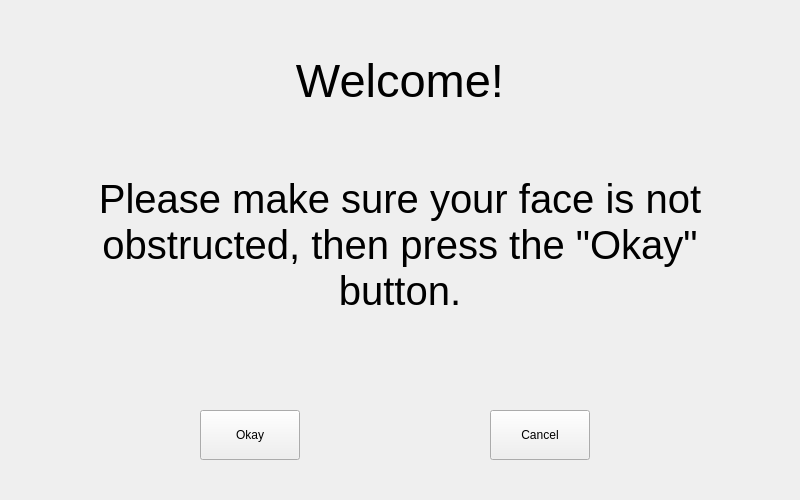
<?xml version="1.0" encoding="UTF-8"?>
<ui version="4.0">
 <class>Form</class>
 <widget class="QWidget" name="Form">
  <property name="geometry">
   <rect>
    <x>0</x>
    <y>0</y>
    <width>800</width>
    <height>500</height>
   </rect>
  </property>
  <property name="minimumSize">
   <size>
    <width>0</width>
    <height>0</height>
   </size>
  </property>
  <property name="windowTitle">
   <string>Welcome</string>
  </property>
  <widget class="QPushButton" name="OkayButton_Welcome">
   <property name="geometry">
    <rect>
     <x>200</x>
     <y>410</y>
     <width>100</width>
     <height>50</height>
    </rect>
   </property>
   <property name="text">
    <string>Okay</string>
   </property>
  </widget>
  <widget class="QPushButton" name="CancelButton_Welcome">
   <property name="geometry">
    <rect>
     <x>490</x>
     <y>410</y>
     <width>100</width>
     <height>50</height>
    </rect>
   </property>
   <property name="text">
    <string>Cancel</string>
   </property>
  </widget>
  <widget class="QLabel" name="label">
   <property name="geometry">
    <rect>
     <x>0</x>
     <y>30</y>
     <width>800</width>
     <height>100</height>
    </rect>
   </property>
   <property name="sizePolicy">
    <sizepolicy hsizetype="MinimumExpanding" vsizetype="Preferred">
     <horstretch>0</horstretch>
     <verstretch>0</verstretch>
    </sizepolicy>
   </property>
   <property name="font">
    <font>
     <pointsize>35</pointsize>
    </font>
   </property>
   <property name="text">
    <string>Welcome!</string>
   </property>
   <property name="alignment">
    <set>Qt::AlignCenter</set>
   </property>
  </widget>
  <widget class="QLabel" name="label_2">
   <property name="geometry">
    <rect>
     <x>50</x>
     <y>120</y>
     <width>700</width>
     <height>250</height>
    </rect>
   </property>
   <property name="sizePolicy">
    <sizepolicy hsizetype="MinimumExpanding" vsizetype="Preferred">
     <horstretch>0</horstretch>
     <verstretch>0</verstretch>
    </sizepolicy>
   </property>
   <property name="font">
    <font>
     <pointsize>30</pointsize>
    </font>
   </property>
   <property name="text">
    <string>Please make sure your face is not obstructed, then press the &quot;Okay&quot; button.</string>
   </property>
   <property name="alignment">
    <set>Qt::AlignCenter</set>
   </property>
   <property name="wordWrap">
    <bool>true</bool>
   </property>
   <property name="openExternalLinks">
    <bool>false</bool>
   </property>
  </widget>
 </widget>
 <resources/>
 <connections/>
</ui>
